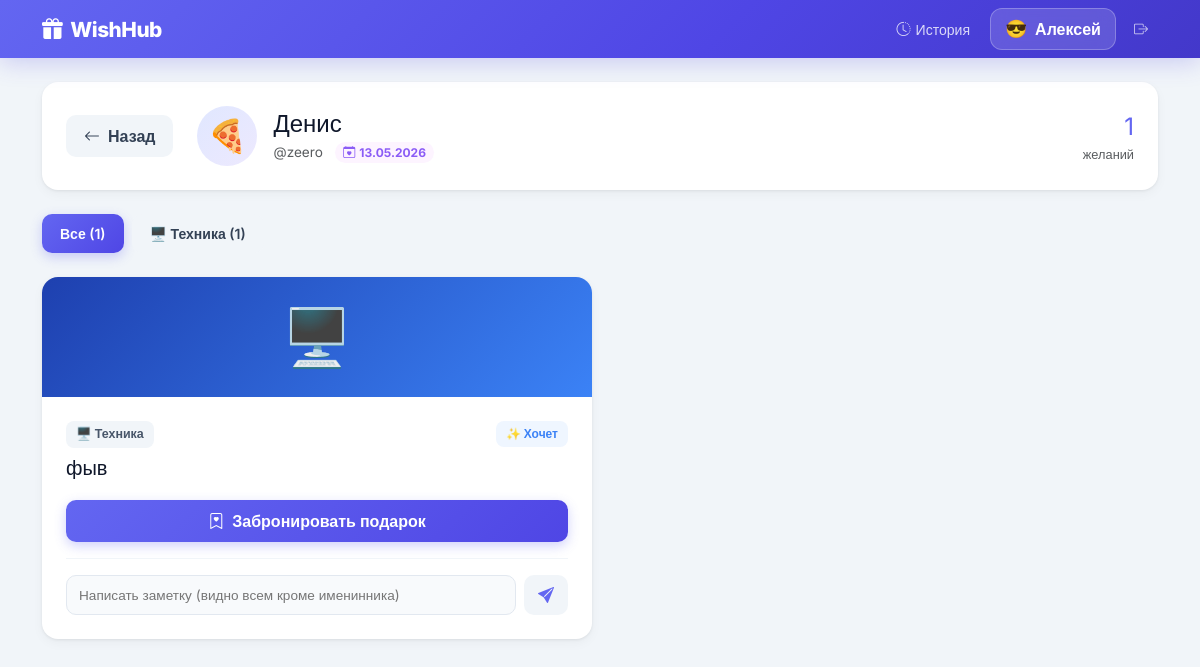
Before: /user/2 (signed in) with the older database file.
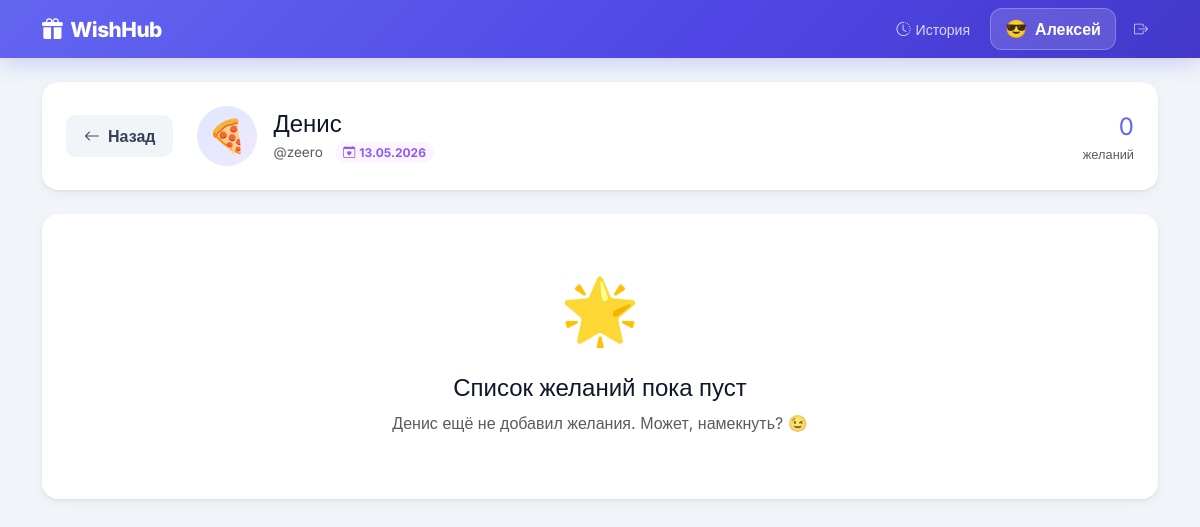
After: the same page with the newer database file.
### app.py (models this page shows)
class WishItem(db.Model):
    id           = db.Column(db.Integer, primary_key=True)
    title        = db.Column(db.String(100), nullable=False)
    description  = db.Column(db.Text, nullable=True)
    link         = db.Column(db.String(500), nullable=True)
    image_url    = db.Column(db.String(500), nullable=True)
    price        = db.Column(db.Float, nullable=True)
    category     = db.Column(db.String(20), default='other')
    priority     = db.Column(db.String(20), default='medium')
    user_id      = db.Column(db.Integer, db.ForeignKey('user.id'), nullable=False)
    booked_by_id = db.Column(db.Integer, db.ForeignKey('user.id'), nullable=True)
    is_purchased = db.Column(db.Boolean, default=False)
    purchased_at = db.Column(db.DateTime, nullable=True)
    created_at   = db.Column(db.DateTime, default=datetime.utcnow)
    booked_by    = db.relationship('User', foreign_keys=[booked_by_id])

class User(UserMixin, db.Model):
    id            = db.Column(db.Integer, primary_key=True)
    username      = db.Column(db.String(50), unique=True, nullable=False)
    password_hash = db.Column(db.String(255), nullable=False)
    name          = db.Column(db.String(50), nullable=False)
    is_admin      = db.Column(db.Boolean, default=False)
    birthday      = db.Column(db.Date, nullable=True)
    emoji         = db.Column(db.String(10), default='🎁')
    wishes        = db.relationship('WishItem', backref='owner', lazy=True, foreign_keys='WishItem.user_id')

### app.py (the view)
@app.route('/user/<int:user_id>')
@login_required
def view_wishlist(user_id):
    if user_id == current_user.id:
        return redirect(url_for('my_wishlist'))
    target_user = db.session.get(User, user_id)
    if not target_user:
        abort(404)
    wishes = WishItem.query.filter_by(user_id=user_id, is_purchased=False)\
                           .order_by(WishItem.created_at.desc()).all()
    return render_template('wishlist.html', target_user=target_user, wishes=wishes,
                           category_map=CATEGORY_MAP, categories=CATEGORIES)

### app.py (called while the page is built)
@login_manager.user_loader
def load_user(user_id):
    return db.session.get(User, int(user_id))

### templates/wishlist.html (shortened to what the changed rows need)
{% extends "base.html" %}
{% block content %}
<div class="card-w p-4 mb-4">
  <div class="d-flex flex-wrap align-items-center gap-4">
    <div class="d-flex align-items-center gap-3 flex-grow-1">
      <div class="d-flex align-items-center justify-content-center rounded-circle"
           style="width:60px;height:60px;font-size:2rem;background:linear-gradient(135deg,#e0e7ff,#ede9fe);flex-shrink:0">
        {{ target_user.emoji }}
      </div>
      <div>
        <h4 class="fw-800 mb-0">{{ target_user.name }}</h4>
        <span class="text-muted" style="font-size:.85rem">@{{ target_user.username }}</span>
        {% if target_user.birthday %}
        <span class="badge ms-2 rounded-pill px-2 py-1" style="background:#fdf4ff;color:#8b5cf6;font-size:.75rem">
          <i class="bi bi-calendar-heart me-1"></i>{{ target_user.birthday.strftime('%d.%m.%Y') }}
        </span>
        {% endif %}
      </div>
    </div>
    {% set total = wishes|length %}
    {% set booked = wishes|selectattr('booked_by_id')|list|length %}
    <div class="text-end">
      <div class="fw-700" style="font-size:1.5rem;color:#6366f1">{{ total }}</div>
      <div class="text-muted" style="font-size:.8rem">желаний</div>
    </div>
  </div>
</div>
{% if wishes %}
<div class="d-flex gap-2 flex-wrap mb-4">
  <button class="btn btn-w btn-sm filter-btn filter-active" data-cat="all">Все ({{ total }})</button>
  {% for key, emoji, label, grad in categories %}
    {% set count = wishes|selectattr('category','equalto',key)|list|length %}
    {% if count > 0 %}
    <button class="btn btn-w btn-w-light btn-sm filter-btn" data-cat="{{ key }}">{{ emoji }} {{ label }} ({{ count }})</button>
    {% endif %}
  {% endfor %}
</div>
{% endif %}
{% if wishes %}
<div class="row g-3" id="wish-grid">
  {% for wish in wishes %}
  <div class="col-md-6 wish-col" data-cat="{{ wish.category }}">
    <div class="card-w h-100" id="wish-{{ wish.id }}">
      {% if wish.image_url %}
      <div style="height:180px;border-radius:16px 16px 0 0;overflow:hidden">
        <img src="{{ wish.image_url }}" alt="{{ wish.title }}"
             style="width:100%;height:100%;object-fit:cover"
             onerror="this.parentElement.innerHTML='<div style=\'height:180px;border-radius:16px 16px 0 0;background:{{ category_map[wish.category].gradient }};display:flex;align-items:center;justify-content:center;font-size:4rem\'></div>'">
      </div>
      {% else %}
      <div style="height:120px;border-radius:16px 16px 0 0;background:{{ category_map[wish.category].gradient }};display:flex;align-items:center;justify-content:center;font-size:3.5rem">
        {{ category_map[wish.category].emoji }}
      </div>
      {% endif %}
      <div class="p-4">
        <div class="d-flex justify-content-between align-items-start mb-2">
          <span class="cat-chip">{{ category_map[wish.category].emoji }} {{ category_map[wish.category].label }}</span>
          {% if wish.priority == 'high' %}
          <span class="badge-priority prio-high">🔥 Очень хочет</span>
          {% elif wish.priority == 'low' %}
          <span class="badge-priority prio-low">💭 Не срочно</span>
          {% else %}
          <span class="badge-priority prio-medium">✨ Хочет</span>
          {% endif %}
        </div>
        <h5 class="fw-700 mb-1">{{ wish.title }}</h5>
        {% if not wish.booked_by_id %}
        <form method="POST" action="{{ url_for('book_item', item_id=wish.id) }}">
          <button type="submit" class="btn btn-w btn-w-primary w-100">
            <i class="bi bi-bookmark-heart me-1"></i> Забронировать подарок
          </button>
        </form>
        {% else %}
        <div class="text-center py-2 px-3 rounded-3" style="background:#f1f5f9">
          <span class="text-muted fw-600" style="font-size:.9rem">
            <i class="bi bi-lock-fill me-1"></i> Уже берёт: {{ wish.booked_by.name }} {{ wish.booked_by.emoji }}
          </span>
        </div>
        {% endif %}
        <div class="mt-3 pt-3" style="border-top:1px solid #f1f5f9">
          <form method="POST" action="{{ url_for('add_comment', item_id=wish.id) }}" class="d-flex gap-2">
            <input type="text" name="text" class="input-w" placeholder="Написать заметку (видно всем кроме именинника)" style="font-size:.85rem;padding:8px 12px">
            <button type="submit" class="btn btn-w btn-w-light" style="flex-shrink:0;padding:8px 14px">
              <i class="bi bi-send-fill" style="color:#6366f1"></i>
            </button>
          </form>
        </div>
      </div>
    </div>
  </div>
  {% endfor %}
</div>
{% else %}
<div class="text-center py-5 card-w">
  <div style="font-size:4rem">🌟</div>
  <h4 class="fw-700 mt-3">Список желаний пока пуст</h4>
  <p class="text-muted">{{ target_user.name }} ещё не добавил желания. Может, намекнуть? 😉</p>
</div>
{% endif %}
{% endblock %}

Changed rows visible on the page:
removed WishItem: category "🖥️", category "Техника", priority "✨ Хочет", title "фыв"
shown differently, row unchanged: User "Денис": name (not shown) → "Денис"
Other visible differences:
{{ total }}: "1" → "0"
{{ total }}: "1" → (not shown)
text no longer shown: "Все ( )"
text now shown: "🌟 Список желаний пока пуст ещё не добавил желания. Может, намекнуть? 😉"
list line gone: "🖥️ Техника ( 1 )"
